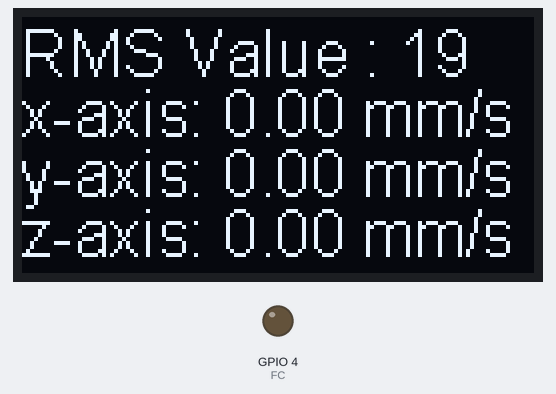
Bench run of a sketch on a simulated ESP32. Shown: 128×64 one-colour display, output pins drawn as LEDs (lit = HIGH). WiFi joins after 1.5 s; servers stay silent unless stated; uploads are accepted with an empty reply; what the sketch prints to the serial monitor is not drawn.

Above: at 20.6 s.
At 22.7 s:
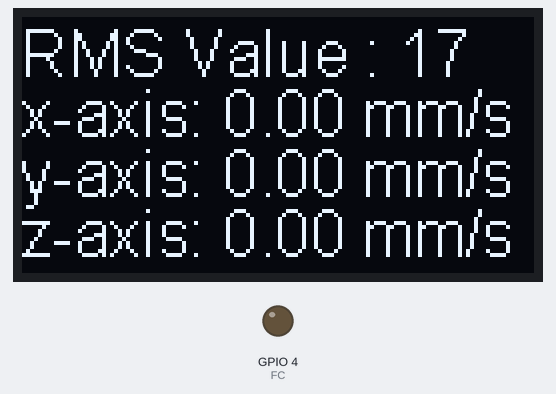
At 24.7 s:
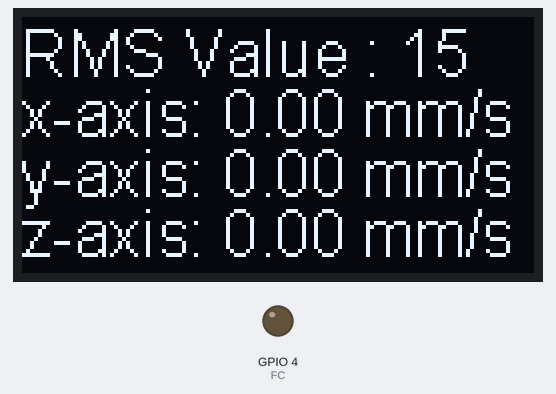
At 28.7 s:
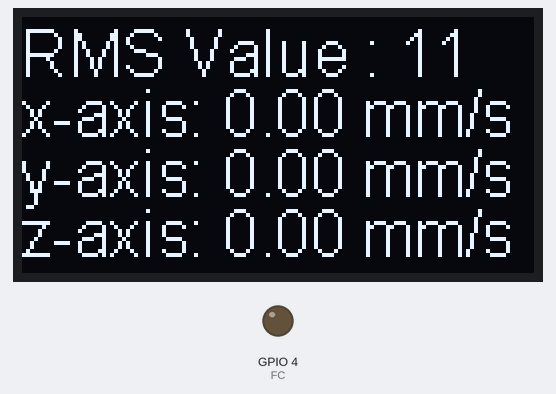
At 33.8 s:
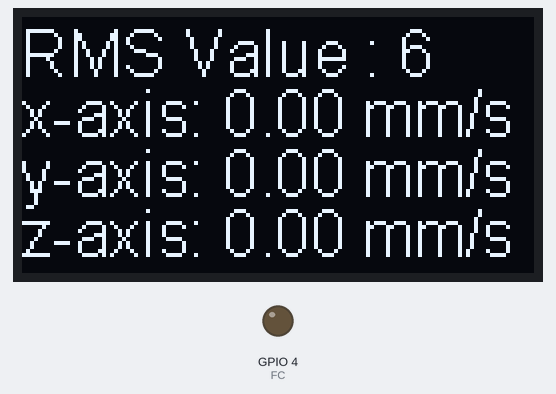
At 38.9 s:
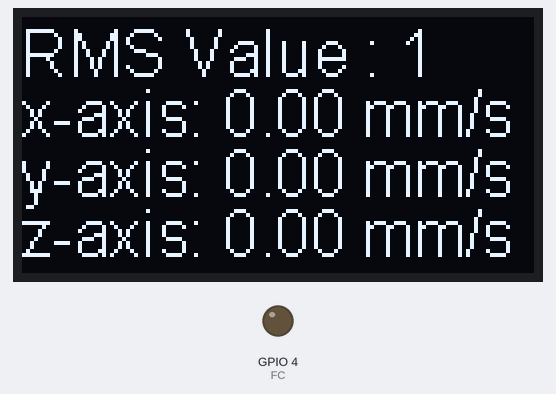

Measured:
- by itself, everything shown: repeats every 36.3 s, in 20 steps
- what the display in image 0 shows lasts 1.0 s, from 20.6 s to 21.6 s
- what the display in image 5 shows lasts 3.0 s, from 38.8 s to 41.8 s

The sketch:

Norvi_Modbus.ino
```cpp
#include <ModbusMaster.h>                             //Library for using ModbusMaster
#include <WiFiClient.h>
#include <string.h>
#include <WiFi.h>
#include <HTTPClient.h>
#include <ArduinoJson.h>
#define FC 4                                          //RE & DE are connected with the GPIO4 (for flow control) of the Norvi ESP32 Device.
ModbusMaster node;                                    //object node for class ModbusMaster

#include "SSD1306.h" // alias for `#include "SSD1306Wire.h"`

#include <SoftwareSerial.h>

const char* ssid     = "OnePlus 6"; //Wifi SSID
const char* password = "11143139"; //Wifi Password

String serverName = "http://128.199.24.255:5001/data?";

SSD1306  display(0x3C, 16, 17);
HTTPClient http;
void preTransmission()                                //Function for setting stste of Flow control pin of RS-485
{
  digitalWrite(FC, 1);
}

void postTransmission()
{
  digitalWrite(FC, 0);
}

void connect()
{
  WiFi.mode(WIFI_OFF);
  delay(1000);
  WiFi.mode(WIFI_STA);
   WiFi.begin(ssid, password);
  Serial.println("Connecting");
  while(WiFi.status() != WL_CONNECTED)
  {
    delay(500);
    Serial.print(".");
  }
  Serial.println("");
  Serial.println("Connected to ");
  Serial.println(ssid);
  Serial.println("Ip Address :");
  Serial.println(WiFi.localIP());

  String serverPath = serverName + "temp=23&current=6&x=1&y=2&z=3";
   http.begin(serverPath.c_str());
  int httpCode = http.GET();
  String payload = http.getString();
  Serial.println("httpcode");
  Serial.println(httpCode);
  Serial.println("payload");
  Serial.println(payload);


}

void setup()
{
  Serial.begin(9600);
  Serial.println("started");
  pinMode(FC, OUTPUT);
  digitalWrite(FC, 0);
  Serial1.begin(9600);                                //Baud Rate as 9600
  pinMode(18, INPUT);                                //Initialize the inputs and outputs
  pinMode(39, INPUT);
  pinMode(34, INPUT);
  pinMode(35, INPUT);
  pinMode(19, INPUT);
  pinMode(21, INPUT);
  pinMode(22, INPUT);
  pinMode(23, INPUT);
  node.begin(14, Serial1);                              //Slave ID as 1
  node.preTransmission(preTransmission);              //Callback for configuring RS-485 Transreceiver correctly
  node.postTransmission(postTransmission);


  display.init();
  display.flipScreenVertically();
  display.setFont(ArialMT_Plain_24);
  for(int i =0; i< 60;i++)
   {
    display.clear();
    display.drawString(0, i,   "Minsight ");
    display.drawString(0, i+25,"Solution ");
    display.display();

   }
    display.setFont(ArialMT_Plain_16);
  connect();
}

int counter = 0;
String Line[4];
uint32_t FFT_data[200];
String axisName[] = {"x-axis", "y-axis","z-axis"};
uint8_t currentAxis_FFT=0;
int x,y,z;
void loop()
{

  int rmsValues[3]={0,0,0};
  uint8_t result;

  uint16_t data[6];

  String serverPath ;
  if(counter <= 1){
        counter = 20;
        result = node.readHoldingRegisters(0x2710, 6);
        if (result == node.ku8MBSuccess)
        {
          UpdateScreen(0 );
          x = node.getResponseBuffer(1);
          y = node.getResponseBuffer(3);
          z = node.getResponseBuffer(5);
          serverPath = serverName + "temp=23&current=6&x="+String(x)+
          "&y="+ String(y) +"&z="+ String(z);

         http.begin(serverPath.c_str());
        int httpCode = http.GET();
        String payload = http.getString();
        Serial.println("httpcode");
        Serial.println(httpCode);
        Serial.println("payload");
        Serial.println(payload);


        }else
        {
          display.clear();
          display.drawString(0, 0,   "Read Fail ");
          display.display();
        }
        getFFT_data(currentAxis_FFT);
        initiate_FFT(currentAxis_FFT);
        currentAxis_FFT++;
        if(currentAxis_FFT >= 3){
          currentAxis_FFT = 0;
        }

  }else
  {
    counter--;
    UpdateScreen(counter);
  }/* end of counter loop */

    delay(1000);
}

void UpdateScreen(int counter){
  display.clear();
  Line[0] = "RMS Value : "+String(counter) ;
  Line[1] = "x-axis: " + String(x*0.01) + " mm/s";
  Line[2] = "y-axis: " + String(y*0.01) + " mm/s";
  Line[3] = "z-axis: " + String(z*0.01) + " mm/s";
  display.drawString(0, 0,  Line[0]);
  display.drawString(0, 15, Line[1]);
  display.drawString(0, 30, Line[2]);
  display.drawString(0, 45, Line[3]);
  display.display();
}

#define X_AXIS 0
#define Y_AXIS 1
#define Z_AXIS 2

void initiate_FFT(uint8_t axis){
  uint8_t result;
    Serial.println(axisName[axis]);
    if(axis == X_AXIS){
      node.writeSingleRegister(0x2730, 0x0100);
    }else if(axis == Y_AXIS){
      node.writeSingleRegister(0x2730, 0x0101);
    }else{
      node.writeSingleRegister(0x2730, 0x0103);
    }
    if (result == node.ku8MBSuccess)
    {
      Serial.println("FFT initiated Successful");
    }else
    {
      Serial.println("FFT initiated ! Successful");
    }
}

void getFFT_data(uint8_t axis){
  uint32_t Temp = 0;
  uint8_t result;
  uint16_t fft_data_index=0;
  Serial.println("Getting FFT Data:");
  Serial.println(axisName[axis]);
  for(uint16_t addr=0; addr <= 200; addr+=50)
  {
     if(axis == X_AXIS){
      result = node.readHoldingRegisters(addr, 50);
    }else if(axis == Y_AXIS){
      result = node.readHoldingRegisters(addr,50);
    }else{
      result = node.readHoldingRegisters(addr, 50);
    }

    Serial.println(result);
    Serial.println(addr);

    if (result == node.ku8MBSuccess)
    {
      for (uint16_t i=0; i<=50; i=i+2)
      {
        /*
        Serial.print(i);
        Serial.print(":");
        //Temp = (uint32_t)((node.getResponseBuffer(i) << 16) | node.getResponseBuffer(i+1));
        Serial.print(node.getResponseBuffer(i+1));
        Serial.print(":");
        Serial.println(node.getResponseBuffer(i));
        */
        //Serial.print(node.getResponseBuffer(i+1));
        FFT_data[fft_data_index] = node.getResponseBuffer(i+1);
        fft_data_index++;
      }
    }
    delay(100);
  }
  for(uint16_t i =0;i<200;i++){
        Serial.print(i);
        Serial.print(":");
        Serial.print(":");
        Serial.println(FFT_data[i]);
  }


}
```
